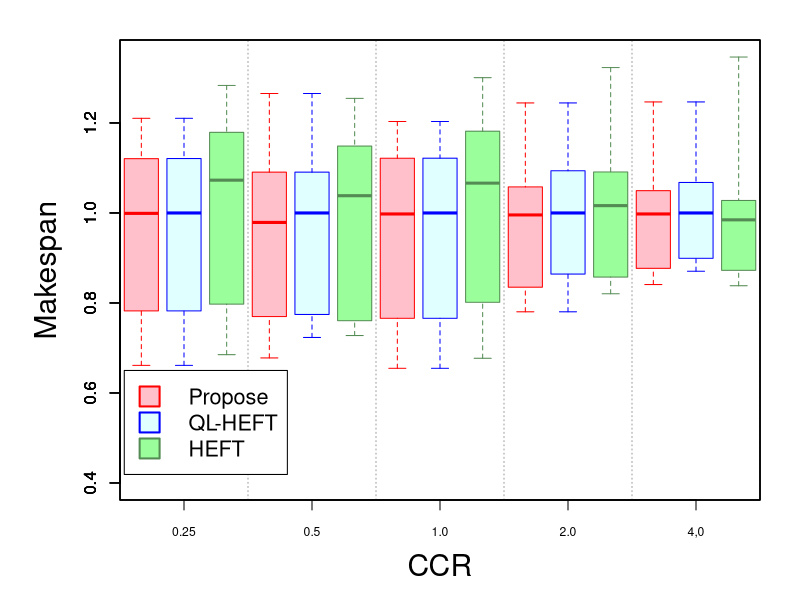
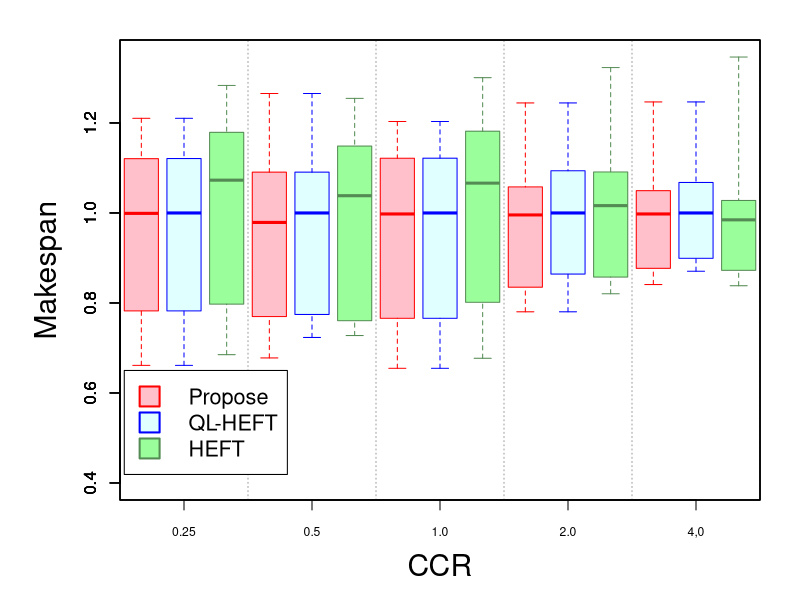

Write the R code that produced these figures, in order.
## read data file
d1 <- read.table("./QLHEFT/0.25.txt")
d1_nume <- as.numeric(d1$V1)
d1_median <- median(d1_nume)
d1 <- d1 / d1_median  # QLHEFT_0.25_median
d2 <- read.table("./QLHEFT/0.5.txt")
d2_nume <- as.numeric(d2$V1)
d2_median <- median(d2_nume)
d2 <- d2 / d2_median  # QLHEFT_0.5_median
d3 <- read.table("./QLHEFT/1.0.txt")
d3_nume <- as.numeric(d3$V1)
d3_median <- median(d3_nume)
d3 <- d3 / d3_median  # QLHEFT_1.0_median
d4 <- read.table("./QLHEFT/2.0.txt")
d4_nume <- as.numeric(d4$V1)
d4_median <- median(d4_nume)
d4 <- d4 / d4_median  # QLHEFT_2.0_median
d5 <- read.table("./QLHEFT/4.0.txt")
d5_nume <- as.numeric(d5$V1)
d5_median <- median(d5_nume)
d5 <- d5 / d5_median  # QLHEFT_4.0_median
qlheft <- cbind(d1, d2, d3, d4, d5) # bind data

## read data file
d1 <- read.table("./Propose/0.25.txt")
d1 <- d1 / d1_median  # QLHEFT_0.25_median
d2 <- read.table("./Propose/0.5.txt")
d2 <- d2 / d2_median  # QLHEFT_0.5_median
d3 <- read.table("./Propose/1.0.txt")
d3 <- d3 / d3_median  # QLHEFT_1.0_median
d4 <- read.table("./Propose/2.0.txt")
d4 <- d4 / d4_median  # QLHEFT_2.0_median
d5 <- read.table("./Propose/4.0.txt")
d5 <- d5 / d5_median  # QLHEFT_4.0_median
propose <- cbind(d1, d2, d3, d4, d5) # bind data

## read data file
d1 <- read.table("./HEFT/0.25.txt")
d1 <- d1 / d1_median  # QLHEFT_0.25_median
d2 <- read.table("./HEFT/0.5.txt")
d2 <- d2 / d2_median  # QLHEFT_0.5_median
d3 <- read.table("./HEFT/1.0.txt")
d3 <- d3 / d3_median  # QLHEFT_1.0_median
d4 <- read.table("./HEFT/2.0.txt")
d4 <- d4 / d4_median  # QLHEFT_2.0_median
d5 <- read.table("./HEFT/4.0.txt")
d5 <- d5 / d5_median  # QLHEFT_4.0_median
heft <- cbind(d1, d2, d3, d4, d5) # bind data

all_data <- list(propose, qlheft, heft)         # merge two data (data.frame) into a list

## define x-axis scale name
xaxis_scale <- c("0.25", "0.5", "1.0", "2.0", "4,0")
box_cols <- c("pink", "lightcyan", "palegreen1")                # box colors
## border_cols <- c("red", "blue")                   # box-line colrs
border_cols <- c("red", "blue", "palegreen4")                   # box-line colors

## graphic function
comparison_BoxPlot <- function(all_data) {
    ## set parameters for graph
    par(
        xaxs="i",                      # x-axis data span has no margin
        mar = c(5,6,2,2)                #  margin
    )
    ## prepare graph feild
    plot(
        0, 0, type = "n",
        xlab = "CCR", ylab = "Makespan", # labels
        cex.lab = 1.8,                     # label font size
        font.lab = 1,                      # label font
        xlim = range(0:(ncol(propose) * 3)), # define large x-axis
        ylim = c(0.4, max(range(propose), range(qlheft), range(heft))), # y-axis data span
        font.axis = 1,                                # axis font
        xaxt = "n"                                    # no x-axis
    )
    ## draw vertical line
    abline(
        v = c(3, 6, 9, 12, 15, 18, 21), # position
        lwd = 1,                       # line width
        col = 8,                    # line color
        lty = 3                     # line style
    )
    ## draw boxplot
    for (i in 1:3){
        boxplot(
            all_data[[i]],
            at = c(1:ncol(propose)) * 3 + i - 3.5, # position of drawing boxplot
            border = border_cols[i],                 # ボックス枠線の色
            col = box_cols[i],                       # colors
            xaxt = "n",                          # no x-axis scale
            range = 0,                           # no plot outliers 
            add = TRUE)
    }
    ## legend
    legend(
        0.1, 0.65,                      # position
        legend = c("Propose", "QL-HEFT", "HEFT"),   # labels
        cex = 1.3,                      # labels font size
        pt.cex = 3,                     # marker size
        pch = 22,                       # kinds of marker
        col = border_cols,              # box-line colors
        pt.bg = box_cols,               # box colors
        lty = 0,                               
        lwd = 2,                        # box-line width
        bg = "white"                    # background color
    )
    ## x-axis scale
    axis(
        1,                                    
        at = 1:length(xaxis_scale) * 3 - 1.5, # position of scale
        labels = xaxis_scale,                 # set scale name
        cex.axis=0.73,                        # axis font size
        tick = TRUE                           
    )
}

## output file as eps
postscript("normalization_qlheft_BoxPlot.eps", horizontal = F, onefile = FALSE, paper = "special", width = 8, height = 6)
comparison_BoxPlot(all_data)
dev.off()

## output file as png
png("normalization_qlheft_BoxPlot.png", width = 600, height =400)
comparison_BoxPlot(all_data)
dev.off()